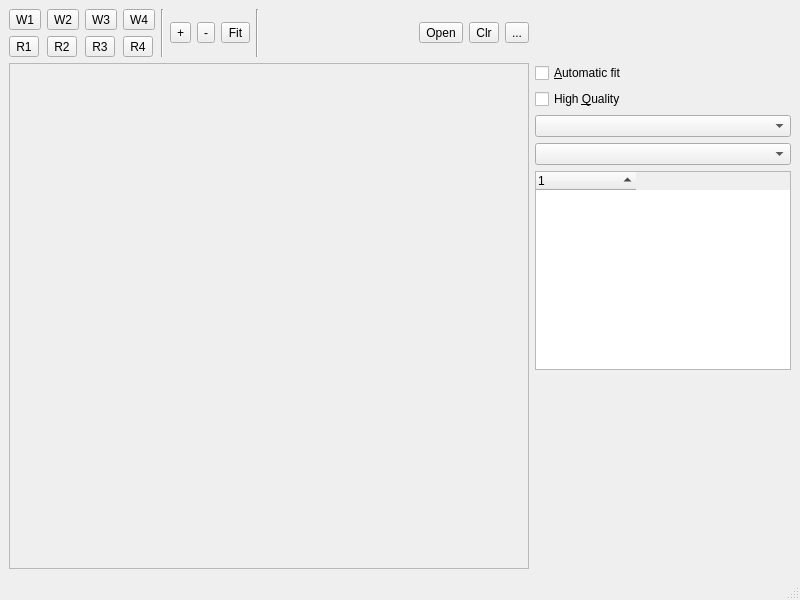
<?xml version="1.0" encoding="UTF-8"?>
<ui version="4.0">
 <class>MainWindow</class>
 <widget class="QMainWindow" name="MainWindow">
  <property name="geometry">
   <rect>
    <x>0</x>
    <y>0</y>
    <width>800</width>
    <height>600</height>
   </rect>
  </property>
  <property name="windowTitle">
   <string>MainWindow</string>
  </property>
  <widget class="QWidget" name="centralwidget">
   <property name="sizePolicy">
    <sizepolicy hsizetype="Expanding" vsizetype="Expanding">
     <horstretch>0</horstretch>
     <verstretch>0</verstretch>
    </sizepolicy>
   </property>
   <layout class="QGridLayout" name="gridLayout">
    <item row="0" column="0">
     <layout class="QHBoxLayout" name="horizontalLayout">
      <item>
       <layout class="QVBoxLayout" name="verticalLayout_2">
        <item>
         <widget class="QToolButton" name="btnSaveCache1">
          <property name="text">
           <string>W1</string>
          </property>
         </widget>
        </item>
        <item>
         <widget class="QToolButton" name="btnLoadCache1">
          <property name="text">
           <string>R1</string>
          </property>
         </widget>
        </item>
       </layout>
      </item>
      <item>
       <layout class="QVBoxLayout" name="verticalLayout_3">
        <item>
         <widget class="QToolButton" name="btnSaveCache2">
          <property name="text">
           <string>W2</string>
          </property>
         </widget>
        </item>
        <item>
         <widget class="QToolButton" name="btnLoadCache2">
          <property name="text">
           <string>R2</string>
          </property>
         </widget>
        </item>
       </layout>
      </item>
      <item>
       <layout class="QVBoxLayout" name="verticalLayout_4">
        <item>
         <widget class="QToolButton" name="btnSaveCache3">
          <property name="text">
           <string>W3</string>
          </property>
         </widget>
        </item>
        <item>
         <widget class="QToolButton" name="btnLoadCache3">
          <property name="text">
           <string>R3</string>
          </property>
         </widget>
        </item>
       </layout>
      </item>
      <item>
       <layout class="QVBoxLayout" name="verticalLayout_5">
        <item>
         <widget class="QToolButton" name="btnSaveCache4">
          <property name="text">
           <string>W4</string>
          </property>
         </widget>
        </item>
        <item>
         <widget class="QToolButton" name="btnLoadCache4">
          <property name="text">
           <string>R4</string>
          </property>
         </widget>
        </item>
       </layout>
      </item>
      <item>
       <widget class="Line" name="line">
        <property name="orientation">
         <enum>Qt::Vertical</enum>
        </property>
       </widget>
      </item>
      <item>
       <widget class="QToolButton" name="btnZoomIn">
        <property name="text">
         <string>+</string>
        </property>
       </widget>
      </item>
      <item>
       <widget class="QToolButton" name="btnZoomOut">
        <property name="text">
         <string>-</string>
        </property>
       </widget>
      </item>
      <item>
       <widget class="QToolButton" name="btnZoomFit">
        <property name="text">
         <string>Fit</string>
        </property>
       </widget>
      </item>
      <item>
       <widget class="Line" name="line_2">
        <property name="orientation">
         <enum>Qt::Vertical</enum>
        </property>
       </widget>
      </item>
      <item>
       <spacer name="horizontalSpacer_2">
        <property name="orientation">
         <enum>Qt::Horizontal</enum>
        </property>
        <property name="sizeHint" stdset="0">
         <size>
          <width>40</width>
          <height>20</height>
         </size>
        </property>
       </spacer>
      </item>
      <item>
       <widget class="QToolButton" name="btnOpen">
        <property name="text">
         <string>Open</string>
        </property>
       </widget>
      </item>
      <item>
       <widget class="QToolButton" name="btnClear">
        <property name="text">
         <string>Clr</string>
        </property>
       </widget>
      </item>
      <item>
       <widget class="QToolButton" name="btnTest">
        <property name="text">
         <string>...</string>
        </property>
       </widget>
      </item>
     </layout>
    </item>
    <item row="1" column="0">
     <widget class="GraphWidget" name="graphView">
      <property name="sizePolicy">
       <sizepolicy hsizetype="Expanding" vsizetype="Expanding">
        <horstretch>0</horstretch>
        <verstretch>0</verstretch>
       </sizepolicy>
      </property>
      <property name="frameShape">
       <enum>QFrame::StyledPanel</enum>
      </property>
      <property name="frameShadow">
       <enum>QFrame::Raised</enum>
      </property>
     </widget>
    </item>
    <item row="1" column="1">
     <layout class="QVBoxLayout" name="verticalLayout">
      <item>
       <widget class="QCheckBox" name="cbxAutoFit">
        <property name="text">
         <string>&amp;Automatic fit</string>
        </property>
       </widget>
      </item>
      <item>
       <widget class="QCheckBox" name="cbxHighQuality">
        <property name="text">
         <string>High &amp;Quality</string>
        </property>
       </widget>
      </item>
      <item>
       <widget class="QComboBox" name="cbxBackground">
        <property name="currentIndex">
         <number>-1</number>
        </property>
       </widget>
      </item>
      <item>
       <widget class="QComboBox" name="cbxSceneArea"/>
      </item>
      <item>
       <widget class="QTreeWidget" name="tblLayers">
        <property name="sizePolicy">
         <sizepolicy hsizetype="Minimum" vsizetype="Expanding">
          <horstretch>0</horstretch>
          <verstretch>0</verstretch>
         </sizepolicy>
        </property>
        <property name="sizeAdjustPolicy">
         <enum>QAbstractScrollArea::AdjustIgnored</enum>
        </property>
        <property name="alternatingRowColors">
         <bool>true</bool>
        </property>
        <property name="selectionMode">
         <enum>QAbstractItemView::SingleSelection</enum>
        </property>
        <property name="textElideMode">
         <enum>Qt::ElideNone</enum>
        </property>
        <property name="itemsExpandable">
         <bool>false</bool>
        </property>
        <property name="sortingEnabled">
         <bool>true</bool>
        </property>
        <attribute name="headerStretchLastSection">
         <bool>false</bool>
        </attribute>
        <column>
         <property name="text">
          <string notr="true">1</string>
         </property>
        </column>
       </widget>
      </item>
      <item>
       <spacer name="verticalSpacer">
        <property name="orientation">
         <enum>Qt::Vertical</enum>
        </property>
        <property name="sizeHint" stdset="0">
         <size>
          <width>20</width>
          <height>40</height>
         </size>
        </property>
       </spacer>
      </item>
     </layout>
    </item>
   </layout>
  </widget>
  <widget class="QMenuBar" name="menubar">
   <property name="geometry">
    <rect>
     <x>0</x>
     <y>0</y>
     <width>800</width>
     <height>21</height>
    </rect>
   </property>
  </widget>
  <widget class="QStatusBar" name="statusbar"/>
 </widget>
 <customwidgets>
  <customwidget>
   <class>GraphWidget</class>
   <extends>QFrame</extends>
   <header>graphwidget.h</header>
   <container>1</container>
   <slots>
    <signal>onAutoFitChanged(bool)</signal>
    <signal>onBackgroundChanged(int)</signal>
    <signal>onHighQualityChanged(bool)</signal>
    <slot>setAutoFit(bool)</slot>
    <slot>setBackground(int)</slot>
    <slot>setHighQuality(bool)</slot>
   </slots>
  </customwidget>
 </customwidgets>
 <resources/>
 <connections>
  <connection>
   <sender>cbxAutoFit</sender>
   <signal>toggled(bool)</signal>
   <receiver>graphView</receiver>
   <slot>setAutoFit(bool)</slot>
   <hints>
    <hint type="sourcelabel">
     <x>789</x>
     <y>101</y>
    </hint>
    <hint type="destinationlabel">
     <x>624</x>
     <y>198</y>
    </hint>
   </hints>
  </connection>
  <connection>
   <sender>graphView</sender>
   <signal>onAutoFitChanged(bool)</signal>
   <receiver>cbxAutoFit</receiver>
   <slot>setChecked(bool)</slot>
   <hints>
    <hint type="sourcelabel">
     <x>550</x>
     <y>153</y>
    </hint>
    <hint type="destinationlabel">
     <x>789</x>
     <y>101</y>
    </hint>
   </hints>
  </connection>
  <connection>
   <sender>graphView</sender>
   <signal>onBackgroundChanged(int)</signal>
   <receiver>MainWindow</receiver>
   <slot>handleBackgroundChange(int)</slot>
   <hints>
    <hint type="sourcelabel">
     <x>558</x>
     <y>297</y>
    </hint>
    <hint type="destinationlabel">
     <x>758</x>
     <y>292</y>
    </hint>
   </hints>
  </connection>
  <connection>
   <sender>cbxHighQuality</sender>
   <signal>toggled(bool)</signal>
   <receiver>graphView</receiver>
   <slot>setHighQuality(bool)</slot>
   <hints>
    <hint type="sourcelabel">
     <x>789</x>
     <y>178</y>
    </hint>
    <hint type="destinationlabel">
     <x>658</x>
     <y>224</y>
    </hint>
   </hints>
  </connection>
  <connection>
   <sender>graphView</sender>
   <signal>onHighQualityChanged(bool)</signal>
   <receiver>cbxHighQuality</receiver>
   <slot>setChecked(bool)</slot>
   <hints>
    <hint type="sourcelabel">
     <x>662</x>
     <y>353</y>
    </hint>
    <hint type="destinationlabel">
     <x>789</x>
     <y>178</y>
    </hint>
   </hints>
  </connection>
 </connections>
 <slots>
  <slot>handleBackgroundChange(int)</slot>
  <slot>handleSceneAreaChange(int)</slot>
 </slots>
</ui>
